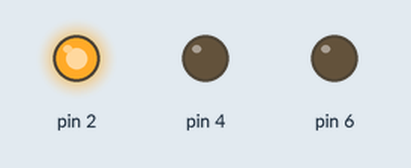
This sketch was run on a simulated Arduino Uno, built with avr-gcc and run on an emulated ATmega328P. Parts: output pins drawn as LEDs (lit = HIGH).

Above: at 2.5 s.
At 6.5 s:
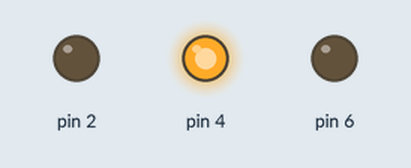
At 10.5 s:
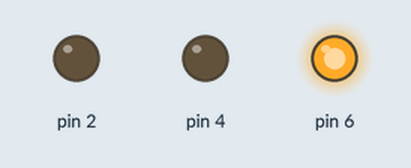
Timing chart, 0 to 16.9 s (numbered marks = the images above):
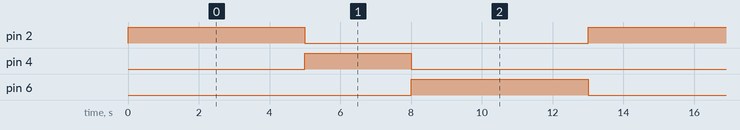

Measured:
- by itself, pin 2, pin 6: alternates HIGH for 5.0 s and LOW for 8.0 s
- by itself, pin 4: alternates HIGH for 3.0 s and LOW for 10.0 s
- by itself, everything shown: repeats every 13.0 s, in 4 steps

The sketch:

sketch_jun06a.ino
```cpp
void setup()
  {
    pinMode(2, OUTPUT);
    pinMode(4, OUTPUT);
    pinMode(6, OUTPUT);

  }

void loop()
  {

  digitalWrite(2, HIGH); // den do
  delay(5000);
  digitalWrite(2, LOW);

  digitalWrite(4, HIGH); // den vang
  delay(3000);
  digitalWrite(4, LOW);

  digitalWrite(6, HIGH); // den xanh
  delay(5000);
  digitalWrite(6, LOW);
  }
```
